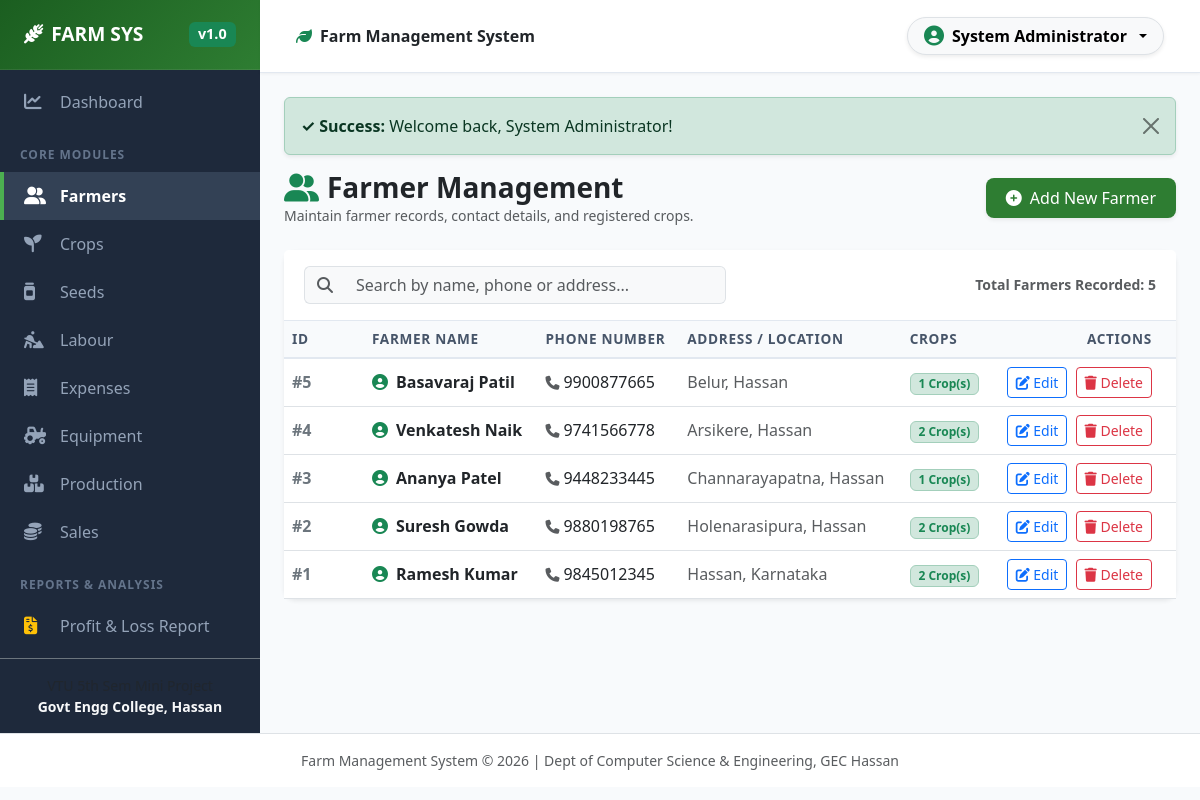
/modules/farmer/list.php (signed in), run on the app's committed database.
### tables this page shows
CREATE TABLE IF NOT EXISTS `farmer` (
  `farmer_id` INT AUTO_INCREMENT PRIMARY KEY,
  `name` VARCHAR(100) NOT NULL,
  `phone` VARCHAR(15) NOT NULL,
  `address` TEXT,
  `created_at` TIMESTAMP DEFAULT CURRENT_TIMESTAMP
);

### modules/farmer/list.php (the view, shortened to what this page needs)
<?php
require_once __DIR__ . '/../../includes/header.php';
$search = trim($_GET['search'] ?? '');
if (!empty($search)) {
    $stmt = $pdo->prepare("SELECT f.*, COUNT(c.crop_id) as total_crops FROM farmer f LEFT JOIN crop c ON f.farmer_id = c.farmer_id WHERE f.name LIKE ? OR f.phone LIKE ? OR f.address LIKE ? GROUP BY f.farmer_id ORDER BY f.farmer_id DESC");
    $stmt->execute(["%$search%", "%$search%", "%$search%"]);
} else {
    $stmt = $pdo->query("SELECT f.*, COUNT(c.crop_id) as total_crops FROM farmer f LEFT JOIN crop c ON f.farmer_id = c.farmer_id GROUP BY f.farmer_id ORDER BY f.farmer_id DESC");
}
$farmers = $stmt->fetchAll();
?>
<div class="d-flex justify-content-between align-items-center mb-4">
    <div>
        <h3 class="fw-bold text-dark mb-0"><i class="fa-solid fa-user-group text-success me-2"></i>Farmer Management</h3>
        <p class="text-muted small mb-0">Maintain farmer records, contact details, and registered crops.</p>
    </div>
    <a href="add.php" class="btn btn-farm shadow-sm">
        <i class="fa-solid fa-plus-circle me-1"></i> Add New Farmer
    </a>
</div>
<div class="card shadow-sm border-0">
    <div class="card-header bg-white py-3">
        <div class="row align-items-center g-2">
            <div class="col-md-6">
                <form method="GET" action="list.php" class="d-flex gap-2">
                    <div class="input-group">
                        <span class="input-group-text bg-light border-end-0"><i class="fa-solid fa-magnifying-glass text-muted"></i></span>
                        <input type="text" id="tableSearchInput" name="search" class="form-control bg-light border-start-0" placeholder="Search by name, phone or address..." value="<?= htmlspecialchars($search) ?>">
                    </div>
                </form>
            </div>
            <div class="col-md-6 text-md-end text-muted small">
                Total Farmers Recorded: <strong><?= count($farmers) ?></strong>
            </div>
        </div>
    </div>
    <div class="card-body p-0">
        <div class="table-responsive">
            <table class="table table-hover table-searchable align-middle mb-0">
                <thead class="table-light">
                    <tr>
                        <th style="width: 80px;">ID</th>
                        <th>Farmer Name</th>
                        <th>Phone Number</th>
                        <th>Address / Location</th>
                        <th>Crops</th>
                        <th class="text-end pe-4">Actions</th>
                    </tr>
                </thead>
                <tbody>
                    <?php if (empty($farmers)): ?>
                        <tr>
                            <td colspan="6" class="text-center py-4 text-muted">No farmer records found.</td>
                        </tr>
                    <?php else: ?>
                        <?php foreach ($farmers as $farmer): ?>
                            <tr>
                                <td class="fw-bold text-secondary">#<?= $farmer['farmer_id'] ?></td>
                                <td class="fw-semibold text-dark">
                                    <i class="fa-solid fa-circle-user text-success me-2"></i><?= htmlspecialchars($farmer['name']) ?>
                                </td>
                                <td>
                                    <a href="tel:<?= htmlspecialchars($farmer['phone']) ?>" class="text-decoration-none text-dark">
                                        <i class="fa-solid fa-phone text-muted me-1 small"></i><?= htmlspecialchars($farmer['phone']) ?>
                                    </a>
                                </td>
                                <td class="text-muted"><?= htmlspecialchars($farmer['address'] ?: 'N/A') ?></td>
                                <td>
                                    <span class="badge bg-success-subtle text-success border border-success-subtle fw-semibold">
                                        <?= $farmer['total_crops'] ?> Crop(s)
                                    </span>
                                </td>
                                <td class="text-end pe-4">
                                    <a href="edit.php?id=<?= $farmer['farmer_id'] ?>" class="btn btn-sm btn-outline-primary me-1" title="Edit Farmer">
                                        <i class="fa-solid fa-pen-to-square"></i> Edit
                                    </a>
                                    <a href="delete.php?id=<?= $farmer['farmer_id'] ?>" class="btn btn-sm btn-outline-danger btn-delete-confirm" data-item="Farmer '<?= htmlspecialchars($farmer['name']) ?>'" title="Delete Farmer">
                                        <i class="fa-solid fa-trash"></i> Delete
                                    </a>
                                </td>
                            </tr>
                        <?php endforeach; ?>
                    <?php endif; ?>
                </tbody>
            </table>
        </div>
    </div>
</div>
<?php require_once __DIR__ . '/../../includes/footer.php'; ?>

### assets/css/style.css (style rules this page uses)
:root { --primary-color: #2e7d32; --primary-dark: #1b5e20; --primary-light: #e8f5e9; --accent-color: #4caf50; --sidebar-bg: #1e293b; --sidebar-hover: #334155; --sidebar-text: #94a3b8; --bg-light: #f8fafc; --card-shadow: 0 4px 6px -1px rgba(0, 0, 0, 0.05), 0 2px 4px -1px rgba(0, 0, 0, 0.03); --hover-shadow: 0 10px 15px -3px rgba(0, 0, 0, 0.08), 0 4px 6px -2px rgba(0, 0, 0, 0.04); }
body { font-family: 'Segoe UI', system-ui, -apple-system, sans-serif; background-color: var(--bg-light); color: #334155; min-height: 100vh; }
.btn-farm { background-color: var(--primary-color); color: #ffffff; border: none; font-weight: 500; padding: 0.5rem 1.25rem; border-radius: 8px; transition: background-color 0.2s ease; }
.card { border: none; border-radius: 12px; box-shadow: var(--card-shadow); }
.card-header { background-color: #ffffff; border-bottom: 1px solid #e2e8f0; font-weight: 600; padding: 1rem 1.25rem; }
.table { vertical-align: middle; }
.table thead th { background-color: #f8fafc; color: #475569; font-weight: 600; font-size: 0.85rem; text-transform: uppercase; letter-spacing: 0.05em; border-bottom: 2px solid #e2e8f0; }

### data on the page
farmer: farmer_id "5", name "Basavaraj Patil", phone "9900877665", address "Belur, Hassan", total_crops "1"
farmer: farmer_id "4", name "Venkatesh Naik", phone "9741566778", address "Arsikere, Hassan", total_crops "2"
farmer: farmer_id "3", name "Ananya Patel", phone "9448233445", address "Channarayapatna, Hassan", total_crops "1"
farmer: farmer_id "2", name "Suresh Gowda", phone "9880198765", address "Holenarasipura, Hassan", total_crops "2"
farmer: farmer_id "1", name "Ramesh Kumar", phone "9845012345", address "Hassan, Karnataka", total_crops "2"

### other printed values
$_SESSION['full_name'] "System Administrator"
$flash['message'] "Welcome back, System Administrator!"
count($farmers) "5"
